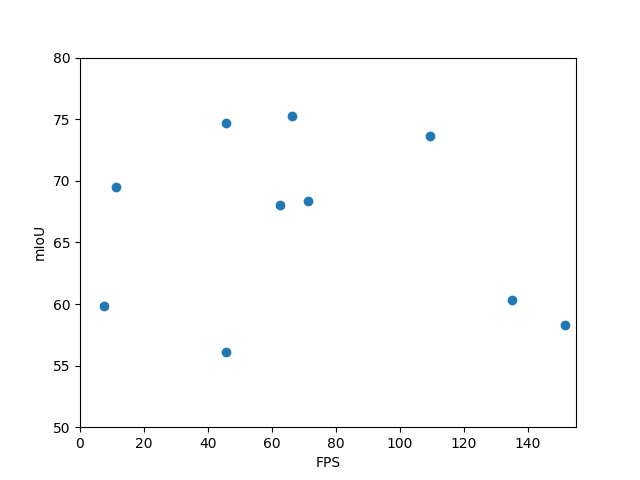

Python code for this plot:
import pandas as pd 
import numpy as np
import matplotlib.pyplot as plt
#(x='FPS',y='mIoU')
#
# plt.figure(figsize=(6, 3))
# plt.plot(6, 3)
# plt.plot(3, 3 * 2)

plt.xlabel('FPS')
plt.ylabel('mIoU')
plt.axis([0,155,50,80])

x = [45.6,151.6,7.6,11.2,62.4,135.0,71.1,45.7,66.1,109.5]
y = [56.1,58.3,59.8,69.5,68.0,60.3,68.4,74.7,75.3,73.6]
plt.scatter(x,y)
plt.savefig('table.png')
